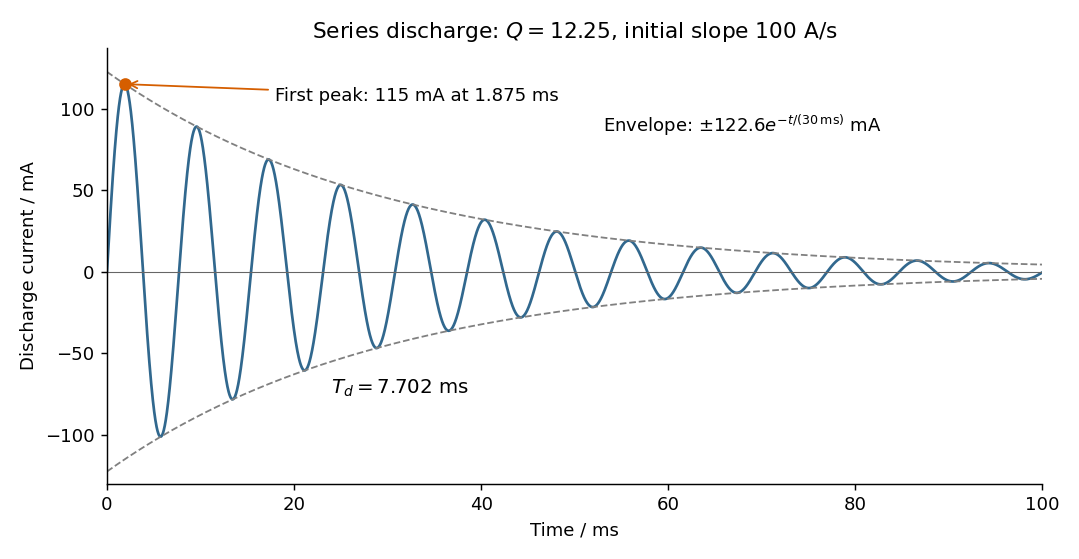

Write the Python code that produced this figure.
"""Original solution figure; Python 3.14, root NumPy/Matplotlib dependencies.
Write the opaque PNG basename in cwd.
"""
from pathlib import Path
import matplotlib
matplotlib.use('Agg')
import matplotlib.pyplot as plt
import numpy as np

R, L, C, V = 10., .15, 10e-6, 15.
alpha = R/(2*L)
w0 = 1/np.sqrt(L*C)
wd = np.sqrt(w0*w0-alpha*alpha)
t = np.linspace(0, .100, 4000)
env = V/(L*wd)*np.exp(-alpha*t)
peak_t = np.arctan(wd/alpha)/wd
peak_i = V/(L*wd)*np.exp(-alpha*peak_t)*np.sin(wd*peak_t)
fig, ax = plt.subplots(figsize=(8.3, 4.3), dpi=130, facecolor='white')
ax.plot(t*1000, env*np.sin(wd*t)*1000, color='#31688e', lw=1.5)
ax.plot(t*1000, env*1000, '--', color='0.5', lw=1)
ax.plot(t*1000, -env*1000, '--', color='0.5', lw=1)
ax.axhline(0, color='0.4', lw=.6)
ax.scatter([peak_t*1000], [peak_i*1000], color='#d55e00', zorder=3)
ax.annotate('First peak: 115 mA at 1.875 ms', (peak_t*1000, peak_i*1000), (18, 105),
            fontsize=10, arrowprops=dict(arrowstyle='->', color='#d55e00'))
ax.annotate(r'$T_d=7.702$ ms', (24, -75), fontsize=11)
ax.text(53, 86, r'Envelope: $\pm122.6e^{-t/(30\,\mathrm{ms})}$ mA', fontsize=10)
ax.set(xlim=(0, 100), ylim=(-130, 137), xlabel='Time / ms', ylabel='Discharge current / mA',
       title=r'Series discharge: $Q=12.25$, initial slope $100$ A/s')
ax.spines[['top', 'right']].set_visible(False)
fig.tight_layout()
fig.savefig(Path(__file__).with_suffix('.png').name, facecolor='white', transparent=False)
plt.close(fig)
